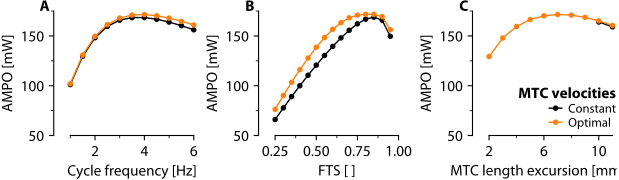

Write Python code to recreate this figure.
#| label: suppfig-s-ampo
#| fig-cap: Predicted influence of cycle frequency (A), FTS (B) and MTC length excursion 
#|   (C) on the maximum attainable AMPO**. The maximally attainable AMPO — averaged across 
#|   the three rats —  slightly increased in SSCs without a constraint on MTC length over 
#|   time (orange lines), compared to SSCs with a constant MTC shortening and lengthening 
#|   velocity (black lines).

#%%
import os,sys
import pandas as pd
import numpy as np
from scipy import integrate
import matplotlib.pyplot as plt
from pathlib import Path

# Set directories
cwd = Path.cwd()
baseDir = cwd.parent
dataDir = baseDir / 'data'
funcDir = baseDir / 'analysis' / 'functions'
sys.path.append(str(funcDir))

import cust_fig

plt.close('all')

#%%
cust_fig.style(plt, fontname='Minion Pro',fontsize=11,grid=False)
fig = plt.figure(figsize=(15.92/2.54, 4.77/2.54), constrained_layout=True) # width & height  
gs = fig.add_gridspec(1,3)
axs = [fig.add_subplot(gs[i]) for i in range(0,gs.ncols*gs.nrows)]

colorSet = plt.rcParams['axes.prop_cycle'].by_key()['color']
colorSet[0] = '#000000'

sf = 1
    
#%% Imposed CF
cfSet = np.arange(1.0,6.1,0.5)
for i,traj in enumerate(['simsCV', 'simsOC']):
    AMPOall = []
    for mus in ['GMe1', 'GMe2', 'GMe3']:
        dataFolder = os.path.join(dataDir,mus,traj,'')
        AMPOmus = []
        for cf in cfSet:
            try:
                filepath = os.path.join(dataFolder, f'{mus}_cf{cf:0.1f}Hz_ftsOpt_mleOpt.csv')
                df = pd.read_csv(filepath)
                data = df.to_numpy()
                time,lmtc,_,fsee = data.T[0:4]
                Wmech = -integrate.trapezoid(fsee,lmtc)*1e3 # [mJ]
                AMPOmus.append(Wmech/time[-1]) # [mW]
            except:
                AMPOmus.append(np.nan)
            
        AMPOmus = np.array(AMPOmus)/sf      
        AMPOall.append(AMPOmus)
    axs[0].plot(cfSet,np.mean(AMPOall,0),'.-',color=colorSet[i],clip_on=False)
    
#%% Imposed FTS
ftsSet = [0.25, 0.30, 0.35, 0.40, 0.45, 0.50, 0.55, 0.60, 0.65, 0.70, 0.75, 0.80, 0.85, 0.88, 0.90, 0.92, 0.95]
ftsSet = [0.25, 0.30, 0.35, 0.40, 0.45, 0.50, 0.55, 0.60, 0.65, 0.70, 0.75, 0.80, 0.85, 0.90, 0.95]
for i,traj in enumerate(['simsCV', 'simsOC']):
    AMPOall = []
    for mus in ['GMe1', 'GMe2', 'GMe3']:
        dataFolder = os.path.join(dataDir,mus,traj,'')
        AMPOmus = []
        for fts in ftsSet:
            try:
                filepath = os.path.join(dataFolder, f'{mus}_cfOpt_fts{fts:0.2f}_mleOpt.csv')
                df = pd.read_csv(filepath)
                data = df.to_numpy()
                time,lmtc,_,fsee = data.T[0:4]
                Wmech = -integrate.trapezoid(fsee,lmtc)*1e3 # [mJ]
                AMPOmus.append(Wmech/time[-1]) # [mW]
            except:
                AMPOmus.append(np.nan)
            
        AMPOmus = np.array(AMPOmus)/sf      
        AMPOall.append(AMPOmus)
    axs[1].plot(ftsSet,np.mean(AMPOall,0),'.-',color=colorSet[i],clip_on=False)
    
#%% Imposed MLE
mleSet = [2, 3, 4, 5, 6, 7, 8, 9, 10, 11]
for i,traj in enumerate(['simsCV', 'simsOC']):
    AMPOall = []
    for mus in ['GMe1', 'GMe2', 'GMe3']:
        dataFolder = os.path.join(dataDir,mus,traj,'')
        AMPOmus = []
        for mle in mleSet:
            try:
                filepath = os.path.join(dataFolder, f'{mus}_cfOpt_ftsOpt_mle{mle:04.1f}mm.csv')
                df = pd.read_csv(filepath)
                data = df.to_numpy()
                time,lmtc,_,fsee = data.T[0:4]
                Wmech = -integrate.trapezoid(fsee,lmtc)*1e3 # [mJ]
                AMPOmus.append(Wmech/time[-1]) # [mW]
            except:
                AMPOmus.append(np.nan)
            
        AMPOmus = np.array(AMPOmus)/sf      
        AMPOall.append(AMPOmus)
    axs[2].plot(mleSet,np.mean(AMPOall,0),'.-',color=colorSet[i],clip_on=False)
    
#%%
leg = axs[2].legend(['Constant', 'Optimal'],
    title='MTC velocities',
    title_fontproperties={'weight': 'bold'},
    loc='lower right',
    bbox_to_anchor=(1.08, 0),  # shift left (into space between axes) and center vertically
    frameon=False,
    handlelength=1,
    handletextpad=0.5,
    labelspacing=0.2,
    alignment='right'
)
    
#%% Labels etc.
axs[0].set_xlabel('Cycle frequency [Hz]')
axs[1].set_xlabel('FTS [ ]')
axs[2].set_xlabel('MTC length excursion [mm]',x=0.395)
axs[0].set_ylabel('AMPO [mW]')
axs[1].set_ylabel('AMPO [mW]')
axs[2].set_ylabel('AMPO [mW]')

axs[0].set_xlim(1,6)
axs[0].set_xticks([2,4,6])
axs[0].set_xticks([1,3,5],minor=True)

axs[1].set_xlim(0.25,1)
axs[1].set_xticks([0.25,0.50,0.75,1.00])
axs[1].set_xticks([0.375,0.625,0.875], minor=True)

ax = axs[2]
ax.set_xlim(2,11)
ax.set_xticks([2,6,10])
ax.set_xticks([4,8], minor=True)

for ax in axs:
    ax.set_ylim(50,175)
    ax.set_yticks([50,100,150])
    ax.set_yticks([75,125,175],minor=True)

for ax in axs:
    ax.spines['left'].set_position(('outward', 12)) 

fig.align_labels()
cust_fig.add_labels(fig, axs, ['A','B','C'], -15/72)

# %% Show and save
plt.show()
# fig.savefig("s_ampo.png", bbox_inches="tight", pad_inches=0, dpi=600)
fig.savefig("s_ampo.pdf", bbox_inches="tight", pad_inches=0)
# fig.savefig("s_ampo.svg", bbox_inches="tight", pad_inches=0)

# %% Checks
if len(sys.argv) > 1:
    check_size = sys.argv[1]
else:
    check_size = True  

if check_size == True or check_size == 'True':
    cust_fig.report_axes_size(fig,axs)
    # cust_fig.report_fig_size("s_ampo.png") 
    cust_fig.report_fig_size("s_ampo.pdf") 
    # cust_fig.report_fig_size("s_ampo.svg")
